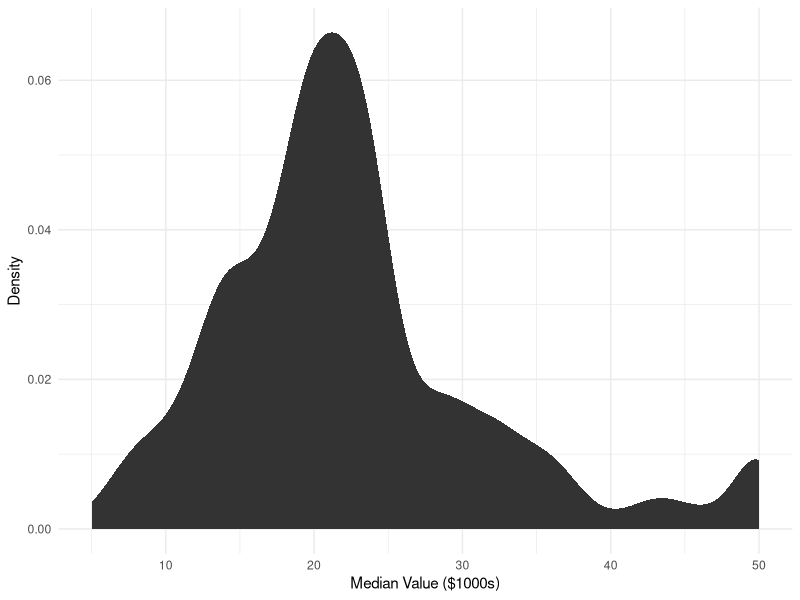
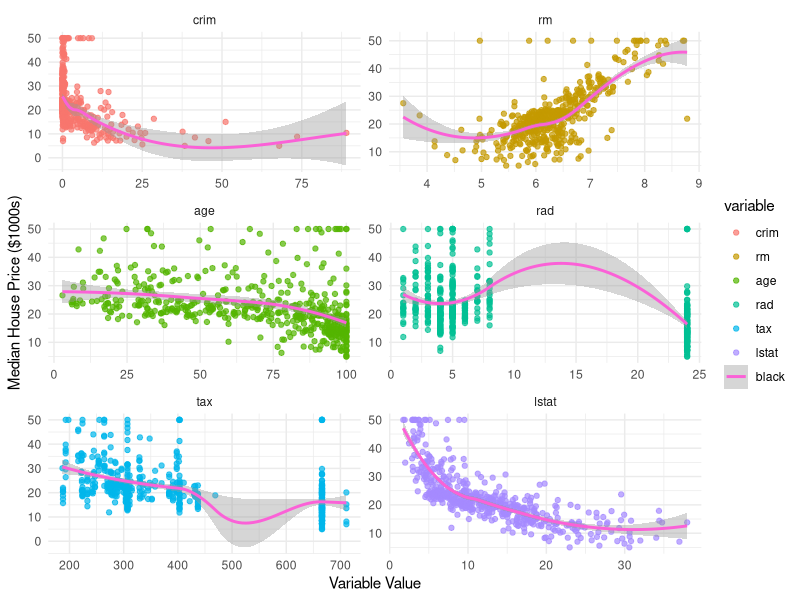
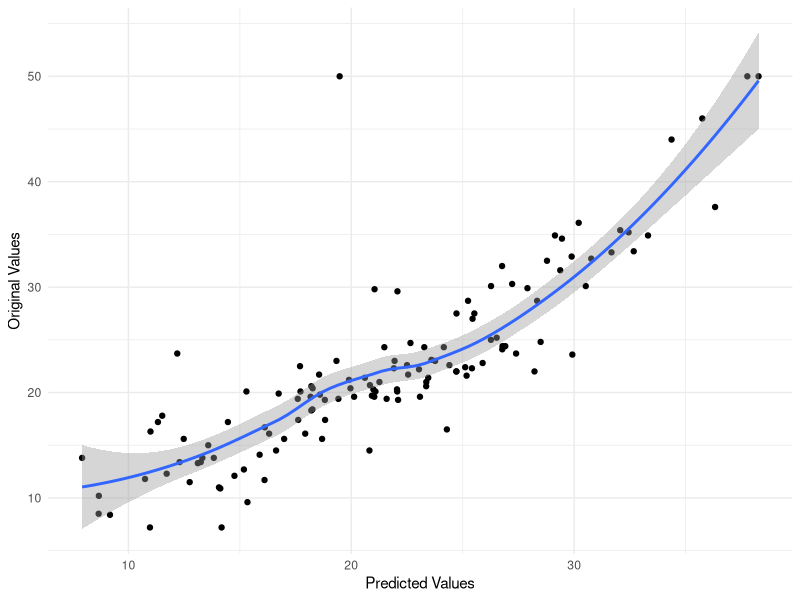

Recreate these plots in R, in order.
#load BostonHousing Data
library(mlbench)
install.packages("dplyr")
library(dplyr)
library(ggplot2)
library(reshape2)
data("BostonHousing")
housing <- BostonHousing
str(housing)
#ggplot
housing %>%
  ggplot(aes(x = medv)) +
  stat_density() +
  labs(x = "Median Value ($1000s)", y = "Density", Ptle = "Density Plot of 
Median Value House Price in Boston") +
  theme_minimal()
#summary
summary(housing$medv)
#predicted V/S original
housing %>%
  select(c(crim, rm, age, rad, tax, lstat, medv)) %>%
  melt( id.vars = "medv") %>%
  ggplot(aes(x = value, y = medv, colour = variable)) +
  geom_point(alpha = 0.7) +
  stat_smooth(aes(colour = "black")) +
  facet_wrap(~variable, scales = "free", ncol = 2) +
  labs(x = "Variable Value", y = "Median House Price ($1000s)") +
  theme_minimal()
library("caret")
set.seed(123) #random number genearPon
to_train <- createDataPartition(y = housing$medv, p = 0.75, list = FALSE)
to_test<-createDataPartition(y=housing$medv, p=0.25,list=FALSE)
train <- housing[to_train, ]
test <- housing[to_test, ]
first_lm <- lm( medv ~ crim +rm +tax +lstat, data = train)
lm1_rsqu <- summary(first_lm)$r.squared
print(paste("First linear model has an r-squared value of ", round(lm1_rsqu, 
                                                                   3), sep = ""))
#plot(first_lm)
second_lm <- lm(log(medv) ~ crim +rm + tax +lstat, data = train)
lm2_rsqu <- summary(second_lm)$r.squared
print(paste("Our second linear model has an r-squared value of ", 
            round(lm2_rsqu, 3), sep = ""))
abs(mean(second_lm$residuals))
#Create a data frame of your predicted values and the original values
predicted <- predict(second_lm, newdata = test)
results <- data.frame(predicted = exp(predicted), original = test$medv)
#Plot this to visualize the performance of your model.
results %>%
  ggplot(aes(x = predicted, y = original)) +
  geom_point() +
  stat_smooth() +
  labs(x = "Predicted Values", y = "Original Values", Ptle = "Predicted vs. 
Original Values") +
  theme_minimal()
